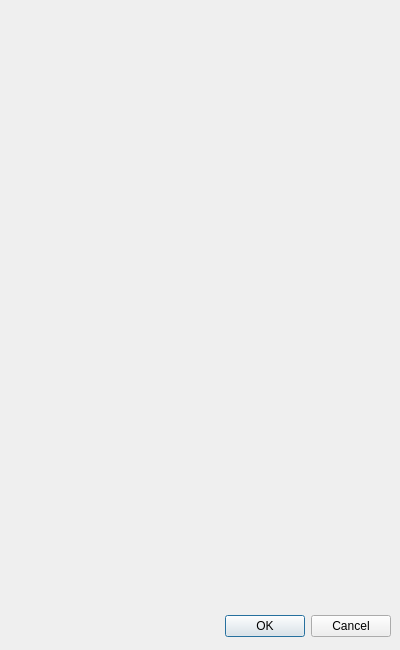
<?xml version="1.0" encoding="UTF-8"?>
<ui version="4.0">
 <class>SurfaceConfig</class>
 <widget class="QDialog" name="SurfaceConfig">
  <property name="geometry">
   <rect>
    <x>0</x>
    <y>0</y>
    <width>400</width>
    <height>650</height>
   </rect>
  </property>
  <property name="windowTitle">
   <string>Dialog</string>
  </property>
  <widget class="QDialogButtonBox" name="buttonBox">
   <property name="geometry">
    <rect>
     <x>10</x>
     <y>610</y>
     <width>381</width>
     <height>32</height>
    </rect>
   </property>
   <property name="orientation">
    <enum>Qt::Horizontal</enum>
   </property>
   <property name="standardButtons">
    <set>QDialogButtonBox::Cancel|QDialogButtonBox::Ok</set>
   </property>
  </widget>
 </widget>
 <resources/>
 <connections>
  <connection>
   <sender>buttonBox</sender>
   <signal>accepted()</signal>
   <receiver>SurfaceConfig</receiver>
   <slot>accept()</slot>
   <hints>
    <hint type="sourcelabel">
     <x>248</x>
     <y>254</y>
    </hint>
    <hint type="destinationlabel">
     <x>157</x>
     <y>274</y>
    </hint>
   </hints>
  </connection>
  <connection>
   <sender>buttonBox</sender>
   <signal>rejected()</signal>
   <receiver>SurfaceConfig</receiver>
   <slot>reject()</slot>
   <hints>
    <hint type="sourcelabel">
     <x>316</x>
     <y>260</y>
    </hint>
    <hint type="destinationlabel">
     <x>286</x>
     <y>274</y>
    </hint>
   </hints>
  </connection>
 </connections>
</ui>
